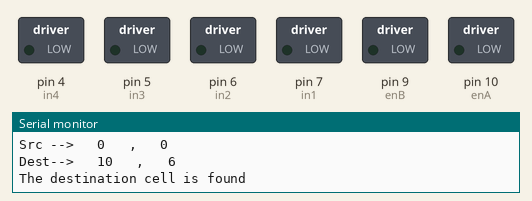
Recording of a sketch running on a simulated Arduino Uno, built with avr-gcc and run on an emulated ATmega328P. On the bench: switched loads named in the sketch (green lamp = pin HIGH), the last lines printed to the serial monitor.

Above: at 0.05 s.
At 17.75 s:
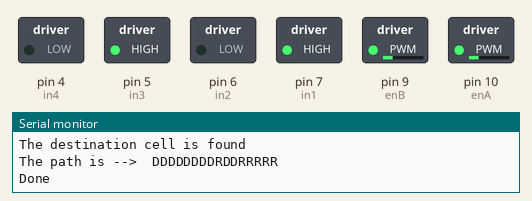
At 22.4 s:
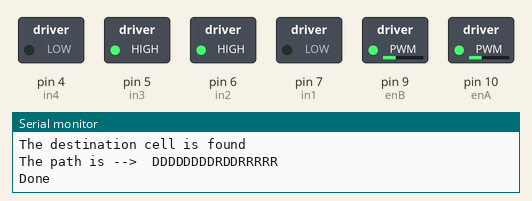
At 27.05 s:
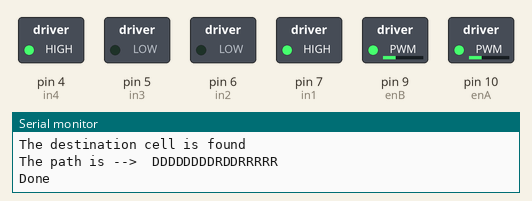
At 40.25 s:
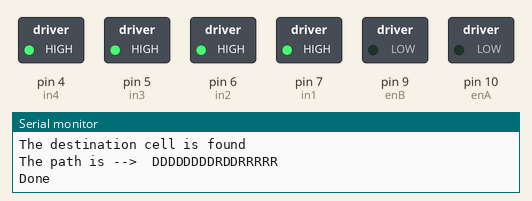
Timing chart, 0 to 52.5 s (numbered marks = the images above):
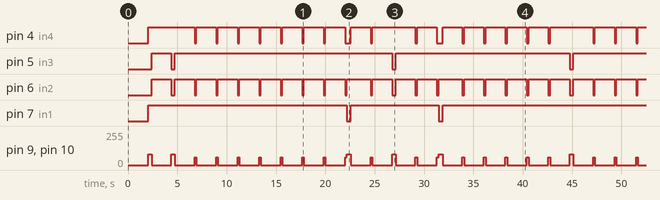

The sketch:

A_Star_final.ino
```cpp
// ---------------- define pins -----------------
#define enA 10
#define in1 7
#define in2 6
#define enB 9
#define in3 5
#define in4 4
// ---------------- algorithm includes -----------------
#include<stdio.h>
#include<stdlib.h>
#include<stdint.h>
#include<stdbool.h>
#include<string.h>
#include<math.h>
#define right 0
#define up 1
#define left 2
#define down 3
#define ROW 20
#define COL 20
#define oo 250
// ---------------- array of directions  -----------------
char s [200] = "" ;
int orientation = 1 ;
int i = 0 ;

typedef struct node {
  uint8_t weight;
  uint16_t xy;
  //  4 free  2parent   10 x & y
  struct node* next;
} Node;

 Node src, dest;

// ------------------- Deal with bits of node -----------------
int getx(struct node n) {
  uint16_t x = n.xy & 0b0000001111111111;
  x = x / COL;
  return x;
}
int gety(struct node n) {
  uint16_t y = n.xy & 0b0000001111111111;
  y = y % COL;
  return y;
}
int get_x_parent(struct node n){
  int old_x = getx(n);

  int x = n.xy & 0b0000110000000000;
  x = x >> 10;
  if (x == 0){
    return old_x;
  }
  else if (x == 1){
    return old_x - 1;
  }
  else if (x == 2){
    return old_x;
  }
  else{
    return old_x + 1;
  }
}
int get_y_parent(struct node n) {
  int old_y = gety(n);

  int x = n.xy & 0b0000110000000000;

  x = x >> 10;

  if (x == 0) {
    return old_y + 1;
  }
  else if (x == 1){
    return old_y;
  }
  else if (x == 2){
    return old_y - 1;
  }
  else{
    return old_y;
  }
}
void set_xy(struct node* n, int x, int y) {
  n->xy = n->xy & 0b1111110000000000;
  n->xy = (x * COL + y) | n->xy;
}
void set_xyp(struct node* n, int diff) {

  diff = diff << 10;
  n->xy = n->xy & 0b1111001111111111;
  n->xy = n->xy | diff;
}


// ------------------- Deal with Bit array  -----------------
uint8_t read_Map(uint8_t* map, uint8_t index_y, uint8_t index_x) //function takes (x,y) and return the value of the bit wether it is 1 or 0
{
  // index= x+ width*y   source: https://softwareengineering.stackexchange.com/questions/212808/treating-a-1d-data-structure-as-2d-grid/212813
  //index_x = MAP_MAX_X - index_x;
  //index_y = MAP_MAX_Y - index_y;
  uint8_t index = index_x + COL * index_y;
  uint8_t bigIndex = index / 8;
  uint8_t shiftIndex = index % 8;
  return((map[bigIndex] >> shiftIndex) & 0x01);
}
void write_Map(uint8_t* map, uint8_t index_y, uint8_t index_x, uint8_t state)  // (x_position, y_postion, state to set the bit or clear it)
{
  //index_x = MAP_MAX_X - index_x;
  //index_y = MAP_MAX_Y - index_y;
  uint8_t index = index_x + COL * index_y;
  uint8_t bigIndex = index / 8;
  uint8_t shiftIndex = index % 8;
  if (state)    //set bit
  {
    map[bigIndex] |= 1 << shiftIndex;
  }
  else    // clear bit
  {
    map[bigIndex] &= ~(1 << shiftIndex);
  }

}

void aStarSearch(uint8_t* map, struct node src, struct node dest); // implemenation is below
void setup()
{
    Serial.begin(9600);
// ---------------motor pins--------------
    pinMode(enA, OUTPUT);
    pinMode(enB, OUTPUT);
    pinMode(in1, OUTPUT);
    pinMode(in2, OUTPUT);
    pinMode(in3, OUTPUT);
    pinMode(in4, OUTPUT);
    digitalWrite(in1, LOW);
    digitalWrite(in2, LOW);
    digitalWrite(in3, LOW);
    digitalWrite(in4, LOW);
    analogWrite(enA, 0);
    analogWrite(enB, 0);
// --------------------------------------
}

void forward_5cm()
{
    digitalWrite(in1, HIGH);
    digitalWrite(in2, LOW);

    digitalWrite(in3, HIGH);
    digitalWrite(in4, LOW);

    analogWrite(enA, 60);
    analogWrite(enB, 60);

    delay(180);
    digitalWrite(in1, HIGH);
    digitalWrite(in2, HIGH);
    digitalWrite(in3, HIGH);
    digitalWrite(in4, HIGH);
    analogWrite(enA, 0);
    analogWrite(enB, 0);
}

void ninety_degrees_left()
{
    digitalWrite(in1, LOW);
    digitalWrite(in2, HIGH);

    digitalWrite(in3, HIGH);
    digitalWrite(in4, LOW);

    analogWrite(enA, 80);
    analogWrite(enB, 80);

    delay(400);
    digitalWrite(in1, HIGH);
    digitalWrite(in2, HIGH);
    digitalWrite(in3, HIGH);
    digitalWrite(in4, HIGH);
    analogWrite(enA, 0);
    analogWrite(enB, 0);
}
void backward_5cm()
{
}

void ninety_degrees_right()
{
    digitalWrite(in1, HIGH);
    digitalWrite(in2, LOW);

    digitalWrite(in3, LOW);
    digitalWrite(in4, HIGH);

    analogWrite(enA, 80);
    analogWrite(enB, 80);

    delay(350);
    digitalWrite(in1, HIGH);
    digitalWrite(in2, HIGH);
    digitalWrite(in3, HIGH);
    digitalWrite(in4, HIGH);
    analogWrite(enA, 0);
    analogWrite(enB, 0);
}

bool x =1 ;
void loop()
{
    if(x ==1 ) {
      //Serial.println("st loop ");

      //-------------------Write the map ----------------------------------
      uint8_t Map[(int)(ROW * COL / 8) + 5];
      // 1 --> free & 0 --> block
      for (int i = 0; i < ROW; i++)
      {
        for (int j = 0; j < COL; j++)
        {
          write_Map(Map, i, j, 1);
        }
      }
      //Serial.println("end writing to map");
      write_Map(Map, 4, 3, 0);
      write_Map(Map, 1, 1, 0);
      write_Map(Map, 3, 3, 0);
      write_Map(Map, 2, 3, 0);
      write_Map(Map, 2, 4, 0);
      write_Map(Map, 2, 5, 0);
      write_Map(Map, 2, 6, 0);
      write_Map(Map, 3, 6, 0);
      write_Map(Map, 4, 6, 0);
      write_Map(Map, 9, 0, 0);
    // ---------------------- Run  the algorithm  -----------------------
      //Serial.println("define nodes ");

      set_xy(&src, 0, 0);
      set_xy(&dest, 10 , 6);
      Serial.print("Src --> \t"); Serial.print(getx(src));
      Serial.print("   ,   "); Serial.print(gety(src));
      Serial.print("\n");
      Serial.print("Dest--> \t"); Serial.print(getx(dest));
      Serial.print("   ,   "); Serial.print(gety(dest));
      Serial.print("\n");


      aStarSearch(Map, src, dest);
      // ---------------------- Print the path -----------------------
      Serial.print("The path is -->  ");
      for(int i=0 ; i < strlen(s) ; i++ ) {
        Serial.print(s[i]);
      }
      x=0;
      Serial.println("\nDone \n" );
    }
    else {
     x=0;
    }

    for(i =0 ; i<strlen(s) ; i++)
    {
     if(s[i] == 'U')
     {
                  if(orientation == 0)
                  {
                    delay(2000);
                    ninety_degrees_left();
                    delay(2000);
                    forward_5cm();
                  }
                  else if (orientation == 1)
                  {
                    delay(2000);
                    forward_5cm();
                  }
                  else if (orientation == 2)
                  {
                    delay(2000);
                    ninety_degrees_right();
                    delay(2000);
                    forward_5cm();
                  }
                  else
                  {
                    delay(2000);
                    ninety_degrees_right();
                    delay(2000);
                    ninety_degrees_right();
                    delay(2000);
                    forward_5cm();
                  }
                 orientation = 1 ;
                 set_xy(&src, getx(src)-1, gety(src));


     }
     else if (s[i] == 'R')
     {

                if(orientation == 0)
                {
                  delay(2000);
                  forward_5cm();
                }
                else if (orientation == 1)
                {
                  delay(2000);
                  ninety_degrees_right();
                  delay(2000);
                  forward_5cm();
                }
                else if (orientation == 2)
                {
                  delay(2000);
                  ninety_degrees_right();
                  delay(2000);
                  ninety_degrees_right();
                  delay(2000);
                  forward_5cm();
                }
                else
                {
                  ninety_degrees_left();
                  delay(2000);
                  forward_5cm();
                }
               orientation = 0 ;
               set_xy(&src, getx(src), gety(src)+1);

     }
     else if (s[i] == 'D')
     {


              if(orientation == 0)
              {
                delay(2000);
                ninety_degrees_right();
                delay(2000);
                forward_5cm();
              }
              else if (orientation == 1)
              {
                delay(2000);
                ninety_degrees_right();
                delay(2000);
                ninety_degrees_right();
                delay(2000);
                forward_5cm();
              }
              else if (orientation == 2)
              {
                delay(2000);
                ninety_degrees_left();
                delay(2000);
                forward_5cm();
              }
              else
              {
                delay(2000);
                forward_5cm();
              }
             orientation = 3 ;
             set_xy(&src, getx(src)+1, gety(src));


     }
     else if (s[i] == 'L')
     {

              if(orientation == 0)
              {
                delay(2000);
                ninety_degrees_right();
                delay(2000);
                ninety_degrees_right();
                delay(2000);
                forward_5cm();
              }
              else if (orientation == 1)
              {
                delay(2000);
                ninety_degrees_left();
                delay(2000);
                forward_5cm();
              }
              else if (orientation == 2)
              {
                delay(2000);
                forward_5cm();
              }
              else
              {
                delay(2000);
                ninety_degrees_right();
                delay(2000);
                forward_5cm();
              }
              orientation = 2 ;
              set_xy(&src, getx(src), gety(src)-1);


     }

    }

}


// ------------------- Stack Data structure -----------------
const int MAX_SIZE = 90;
struct node stack[90];
int top = -1;

bool isEmpty_s()
{
  if (top == -1)
    return true;
  else
    return false;
}
bool isFull()
{
  if (top == MAX_SIZE)
    return true;
  else
    return false;
}
bool peek_s(struct node* num)
{
  if (!isEmpty_s())
  {
    *num = stack[top];
    return true;
  }
  else
    return false;

}
bool pop_s(struct node* num) {

  if (!isEmpty_s()) {
    num->xy = stack[top].xy;
    num->weight = stack[top].weight;

    top--;
    return true;
  }
  else
    return false;
}
bool push_s(struct node num)
{
  if (!isFull())
  {
    top++;
    stack[top] = num;
    return true;
  }
  else
    return false;
}

// ------------------- Set Data structure -----------------
Node* newNode(uint16_t data, uint8_t priority) {

  Node* temp = (Node*)calloc(1, sizeof(struct node));
  temp->xy = data;
  temp->weight = priority;
  temp->next = NULL;

  return temp;
}
void pop(Node** head) {
  Node* temp = *head;
  (*head) = (*head)->next;
  free(temp);
}
void push(Node** head, uint16_t data, uint8_t priority) {
  Node* start = (*head);

  // Create new Node
  Node* temp = newNode(data, priority);

  if (!start) {
    *head = temp;
    return;
  }

  if ((*head)->weight > priority) {
    temp->next = *head;
    (*head) = temp;
  }
  else
  {

    // Traverse the list and find a
    // position to insert new node
    while (start->next != NULL &&
      start->next->weight <= priority)
    {
      start = start->next;
    }

    // Either at the ends of the list
    // or at required position
    temp->next = start->next;
    start->next = temp;
  }
}
Node* peek(Node** head) {
  return (*head);
}
int isEmpty(Node** head)
{
  return (*head) == NULL;
}


// ------------------- Helping functions to A star algorithm  -----------------
int isValid(int row, int col) {
  return (row >= 0) && (row < ROW) && (col >= 0)
    && (col < COL);
}
int compare(struct node  node1, struct node node2)
{
  if (node1.weight > node2.weight)
    return 1;
  return 0;
}
int isUnBlocked(uint8_t* map, int row, int col) { //  1 unblocked & 0 blocked
  return read_Map(map, row, col);
}
int isDestination(int row, int col, struct node dest) {
  if (row == getx(dest) && col == gety(dest))
    return (1);
  else
    return (0);
}
int calculateHValue(int row, int col, struct node dest) {
  //return round(sqrt(pow(row - getx(dest), 2) + pow(col - gety(dest), 2)));
  return abs(row - getx(dest)) + abs(col - gety(dest));
}
// ------------------- The main Algorithm   -----------------
void tracePath(struct node cellDetails[][COL], Node dest, Node src) {

  //Serial.println("\nThe Path is ");
  int row = getx(dest);
  int col = gety(dest);

  int src_x = getx(src);
  int src_y = gety(src);


  while (row != src_x || col != src_y) {
    push_s(cellDetails[row][col]);
    int temp_row = get_x_parent(cellDetails[row][col]);
    int temp_col = get_y_parent(cellDetails[row][col]);

    row = temp_row;
    col = temp_col;
  }

  push_s(cellDetails[row][col]);
  int j = 0;
  Node  curr;
  pop_s(&curr);

  //path[idx] = curr;
  //idx++; path[idx] = curr;
  //idx++;
  /*
  Serial.print("\n");
  Serial.print("( ") ; Serial.print(getx(curr)) ;
  Serial.print(" ,  "); Serial.print( gety(curr));
  Serial.print(" -->  ");
  */
  while (!isEmpty_s()) {

    pop_s(&curr);
    /*Serial.print("( ") ; Serial.print(getx(curr)) ;
    Serial.print(" ,  "); Serial.print( gety(curr));
    Serial.print(" -->  ");
*/
    //path[idx] = curr;
    //idx++;
    int x_diff = getx(curr) - get_x_parent(curr);
    int y_diff = gety(curr) - get_y_parent(curr);

    if (x_diff == 1 && y_diff == 0) {
      s[j] = 'D';
    }
    else if (x_diff == -1 && y_diff == 0) {
      s[j] = 'U';
    }
    else if (x_diff == 0 && y_diff == 1){
      s[j] = 'R';
    }
    else
      //if (x_diff == 0 && y_diff == -1)
    {
      s[j] = 'L';
    }


    j++;
  }

  s[j] = '\0';
  //Serial.print("\nDirections are -->\t ");
  //Serial.print(s);
  //Serial.print("\n");
  return;
}
void aStarSearch(uint8_t* map, struct node src, struct node dest) {
  // If the source is out of range
  if (isValid(getx(src), gety(src)) == 0 ||
    isValid(getx(dest), gety(dest)) == 0) {
    Serial.println("Source or dest is invalid\n");
    return;
  }

  // Either the source or the destination is blocked
  if (isUnBlocked(map, getx(src), gety(src)) == 0
    || isUnBlocked(map, getx(dest), gety(dest))
    == 0) {
    Serial.println("Source or the destination is blocked\n");
    return;
  }

  // If the destination cell is the same as source cell
  if (isDestination(getx(src), gety(src), dest)
    == 1) {
    Serial.println("We are already at the destination\n");
    return;
  }

  uint8_t closedList[(int)(ROW * COL * 1.0 / 8) + 2];
  memset(closedList, 0, sizeof(closedList));

  Node cellDetails[ROW][COL];
  int i, j;
  for (i = 0; i < ROW; i++) {
    for (j = 0; j < COL; j++) {
      cellDetails[i][j].weight = oo;
      cellDetails[i][j].xy = 0;
      cellDetails[i][j].next = NULL;
    }
  }

  // Initialising the parameters of the starting node
  i = getx(src), j = gety(src);
  cellDetails[i][j].weight = calculateHValue(i, j, dest);
  set_xy(&cellDetails[i][j], i, j);
  Node* openList = newNode(src.xy, src.weight);

  uint8_t foundDest = 0;

  while (!isEmpty(&openList)) {

    Node p = *peek(&openList);
    pop(&openList);

    // Add this vertex to the closed list
    i = getx(p);
    j = gety(p);
    write_Map(closedList, i, j, 1);

    int  fNew;
    //----------- 1st Successor (North) ------------

    if (isValid(i - 1, j) == 1) {

      if (isDestination(i - 1, j, dest) == 1) {
        set_xy(&cellDetails[i - 1][j], i - 1, j);
        set_xyp(&cellDetails[i - 1][j], down);
        Serial.println("The destination cell is found\n");
        tracePath(cellDetails, dest, src);
        foundDest = 1;
        return;
      }

      else if (read_Map(closedList, i - 1, j) == 0
        && isUnBlocked(map, i - 1, j)
        == 1) {
        fNew = cellDetails[i][j].weight - calculateHValue(i, j, dest) + 1 +
          calculateHValue(i - 1, j, dest);

        if (cellDetails[i - 1][j].weight == oo
          || cellDetails[i - 1][j].weight > fNew) {
          // Update the details of this cell
          cellDetails[i - 1][j].weight = fNew;
          set_xyp(&cellDetails[i - 1][j], down);
          set_xy(&cellDetails[i - 1][j], i - 1, j);

          push(&openList, cellDetails[i - 1][j].xy, fNew);
        }
      }
    }

    //----------- 2nd Successor (South) ------------

    // Only process this cell if this is a valid one
    if (isValid(i + 1, j) == 1) {
      // If the destination cell is the same as the
      // current successor
      if (isDestination(i + 1, j, dest) == 1) {

        set_xy(&cellDetails[i + 1][j], i + 1, j);
        set_xyp(&cellDetails[i + 1][j], up);
        Serial.println("The destination cell is found\n");
        tracePath(cellDetails, dest, src);
        foundDest = 1;
        return;
      }
      // If the successor is already on the closed
      // list or if it is blocked, then ignore it.
      // Else do the following
      else if (read_Map(closedList, i + 1, j) == 0
        && isUnBlocked(map, i + 1, j)
        == 1) {
        fNew = cellDetails[i][j].weight - calculateHValue(i, j, dest) + 1 +
          calculateHValue(i + 1, j, dest);

        if (cellDetails[i + 1][j].weight == oo
          || cellDetails[i + 1][j].weight > fNew) {


          // Update the details of this cell
          cellDetails[i + 1][j].weight = fNew;
          set_xyp(&cellDetails[i + 1][j], up);
          set_xy(&cellDetails[i + 1][j], i + 1, j);

          push(&openList, cellDetails[i + 1][j].xy, fNew);
        }
      }
    }

    //----------- 3rd Successor (East) ------------

    // Only process this cell if this is a valid one
    if (isValid(i, j + 1) == 1) {
      // If the destination cell is the same as the
      // current successor
      if (isDestination(i, j + 1, dest) == 1) {

        set_xy(&cellDetails[i][j + 1], i, j + 1);
        set_xyp(&cellDetails[i][j + 1], left);
        Serial.println("The destination cell is found\n");
        tracePath(cellDetails, dest, src);
        foundDest = 1;
        return;
      }

      // If the successor is already on the closed
      // list or if it is blocked, then ignore it.
      // Else do the following
      else if (read_Map(closedList, i, j + 1) == 0
        && isUnBlocked(map, i, j + 1)
        == 1) {
        fNew = cellDetails[i][j].weight - calculateHValue(i, j, dest) + 1 +
          calculateHValue(i, j + 1, dest);


        if (cellDetails[i][j + 1].weight == oo
          || cellDetails[i][j + 1].weight > fNew) {

          cellDetails[i][j + 1].weight = fNew;
          set_xy(&cellDetails[i][j + 1], i, j + 1);
          set_xyp(&cellDetails[i][j + 1], left);
          push(&openList, cellDetails[i][j + 1].xy, fNew);
        }
      }
    }

    //----------- 4th Successor (West) ------------

    // Only process this cell if this is a valid one
    if (isValid(i, j - 1) == 1) {
      // If the destination cell is the same as the
      // current successor
      if (isDestination(i, j - 1, dest) == 1) {
        set_xy(&cellDetails[i][j - 1], i, j - 1);
        set_xyp(&cellDetails[i][j - 1], right);
        Serial.println("The destination cell is found\n");
        tracePath(cellDetails, dest, src);
        foundDest = 1;
        return;
      }

      else if (read_Map(closedList, i, j - 1) == 0
        && isUnBlocked(map, i, j - 1)
        == 1) {
        fNew = cellDetails[i][j].weight - calculateHValue(i, j, dest) + 1 +
          calculateHValue(i, j - 1, dest);

        if (cellDetails[i][j - 1].weight == oo
          || cellDetails[i][j - 1].weight > fNew) {

          cellDetails[i][j - 1].weight = fNew;
          set_xyp(&cellDetails[i][j - 1], right);
          set_xy(&cellDetails[i][j - 1], i, j - 1);
          push(&openList, cellDetails[i][j - 1].xy, fNew);

        }
      }
    }
  }
  if (foundDest == 0)
    Serial.println("Failed to find the Destination Cell\n");

  return;
}
```

Source omitted: Source.c (12913 bytes)

Measured:
- by itself, pin 4 (in4): moves between LOW and HIGH, repeating every 40.4 s
- by itself, pin 5 (in3): repeats every 40.4 s: LOW 0.35 s, HIGH 22.0 s, LOW 0.35 s, HIGH 17.7 s
- by itself, pin 6 (in2): moves between LOW and HIGH, repeating every 31.5 s
- by itself, pin 7 (in1): repeats every 40.4 s: LOW 0.40 s, HIGH 8.9 s, LOW 0.40 s, HIGH 30.7 s
- by itself, pin 9 (enB), pin 10 (enA): moves between 0/255 and 80/255, repeating every 40.4 s
